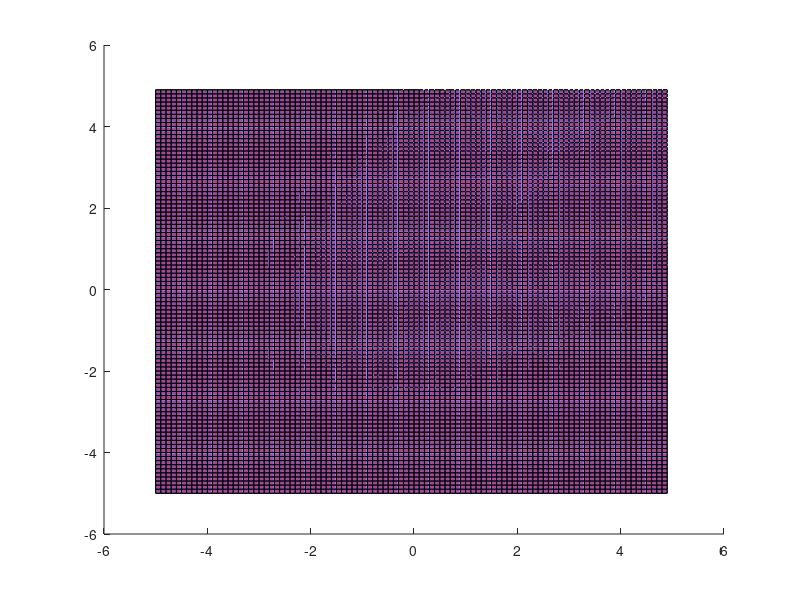

The MATLAB script that drew this image:
clear;
close all;

% Gaussian distribution parameters
miu = [2;2];
sigma = [1,0.5;0.5,1];

% density function
f = @(x)1/(2*pi)/sqrt(det(sigma))*exp(-1/2*(x-miu)'*sigma^-1*(x-miu));

% sampling
n1 = 100; n2 = 100;
L1 = 10; L2 = 10;
x1 = linspace(-L1/2,L1/2-L1/n1,n1);
x2 = linspace(-L2/2,L2/2-L2/n2,n2);
fx = zeros(n1,n2);
for i = 1:n1
    for j = 1:n2
        fx(i,j) = f([x1(i);x2(j)]);
    end
end

% 2D fft
y = fftshift(fft2(fx))/n1/n2;

% reconstruct density function
freq1 = ((0:n1-1)'-floor(n1/2))/L1;
freq2 = ((0:n2-1)-floor(n2/2))/L2;

f_fft = @(x)sum(sum(y.*exp(1i*freq1*2*pi*x(1)).*exp(1i*freq2*2*pi*x(2))));
f_fftx = zeros(n1,n2);
for i = 1:n1
    for j = 1:n2
        f_fftx(i,j) = real(f_fft([x1(i)+L1/2;x2(j)+L2/2]));
    end
end

% plot
figure; hold on;
surf(x1,x2,fx,'FaceColor','b','FaceAlpha',0.5);
surf(x1,x2,f_fftx,'FaceColor','r','FaceAlpha',0.5);

